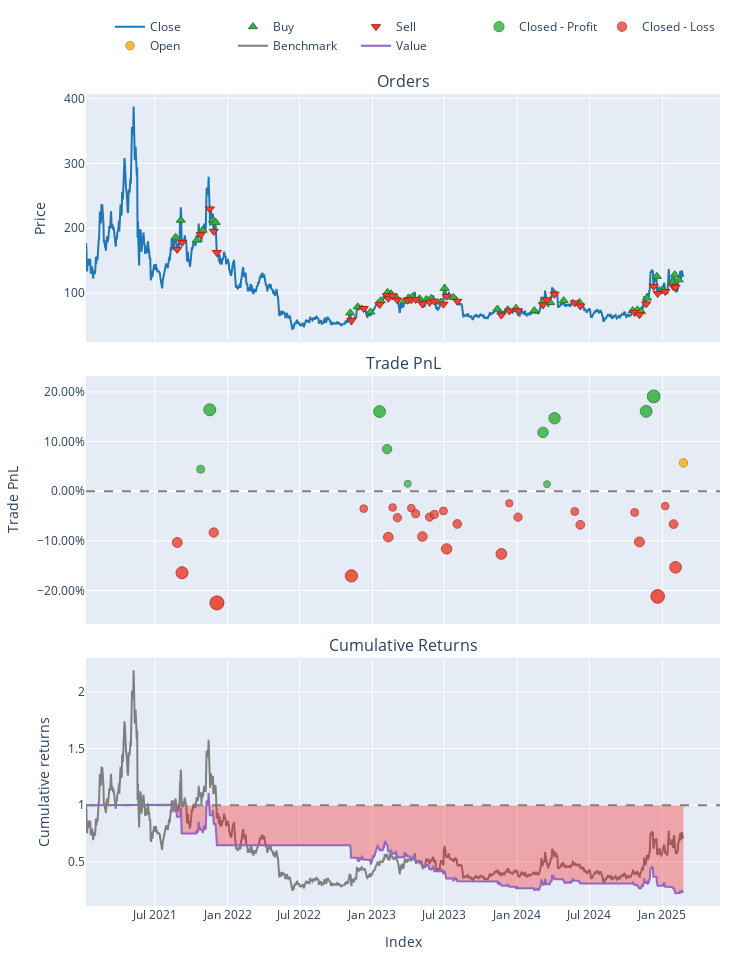

Notebook code cell kept with this figure:
### Code cell
# pf_pairs[name_of_setup_to_investigate[-1]][name_of_setup_to_investigate[1:]].plot().show()
pf_pairs[name_of_setup_to_investigate[-1]][name_of_setup_to_investigate].plot().show()

### Figure 1 — Plotly figure (JSON) as saved in the notebook; plotly's stock layout.template omitted (floating-point values rounded to 4 significant figures; data arrays with more than 128 entries replaced by an {"elided": "..."} marker saying what was removed)
{"data": [{"legendgroup": "0", "line": {"color": "#1f77b4"}, "name": "Close", "showlegend": true, "type": "scatter", "uid": "85dda3a1-dfc4-45f1-aa37-c2b5b4a6316c", "x": {"elided": "1507 str values"}, "xaxis": "x", "y": {"elided": "1507 float values"}, "yaxis": "y"}, {"customdata": [[85, 2.682, 0.4995], [87, 2.108, 0.4479], [89, 2.061, 0.3744], [91, 1.983, 0.3909], [93, 2.139, 0.4549], [95, 1.994, 0.417], [97, 4.657, 0.3233], [99, 3.402, 0.2681], [101, 3.648, 0.2587], [103, 3.407, 0.3001], [105, 3.222, 0.3255], [107, 2.991, 0.2954], [109, 3.04, 0.2857], [111, 3.094, 0.2704], [113, 2.96, 0.2745], [115, 2.808, 0.2651], [117, 2.773, 0.253], [119, 2.549, 0.2299], [121, 2.378, 0.218], [123, 2.413, 0.2078], [125, 1.859, 0.1995], [127, 1.889, 0.1763], [129, 2.184, 0.1647], [131, 1.94, 0.1439], [133, 1.831, 0.1404], [135, 1.823, 0.133], [137, 1.687, 0.1488], [139, 1.766, 0.1509], [141, 1.96, 0.173], [143, 1.939, 0.1659], [145, 2.122, 0.1547], [147, 1.997, 0.1481], [149, 1.857, 0.1329], [151, 1.67, 0.1543], [153, 1.46, 0.1837], [155, 1.373, 0.1448], [157, 1.198, 0.1405], [159, 1.022, 0.1311], [161, 0.9221, 0.1111]], "hovertemplate": "Order Id: %{customdata[0]}<br>Timestamp: %{x}<br>Price: %{y}<br>Size: %{customdata[1]:.6f}<br>Fees: %{customdata[2]:.6f}", "legendgroup": "1", "marker": {"color": "#37B13F", "line": {"color": "rgb(38,123,44)", "width": 1}, "size": 8, "symbol": "triangle-up"}, "mode": "markers", "name": "Buy", "type": "scatter", "uid": "08599f5b-6514-4d49-8910-4723270767dc", "x": ["2021-08-23T00:00:00+00:00", "2021-09-05T00:00:00+00:00", "2021-10-15T00:00:00+00:00", "2021-10-30T00:00:00+00:00", "2021-11-25T00:00:00+00:00", "2021-12-02T00:00:00+00:00", "2022-11-06T00:00:00+00:00", "2022-11-25T00:00:00+00:00", "2022-12-27T00:00:00+00:00", "2023-01-22T00:00:00+00:00", "2023-02-08T00:00:00+00:00", "2023-02-17T00:00:00+00:00", "2023-03-01T00:00:00+00:00", "2023-03-23T00:00:00+00:00", "2023-04-02T00:00:00+00:00", "2023-04-12T00:00:00+00:00", "2023-04-30T00:00:00+00:00", "2023-05-17T00:00:00+00:00", "2023-05-29T00:00:00+00:00", "2023-06-23T00:00:00+00:00", "2023-07-02T00:00:00+00:00", "2023-07-24T00:00:00+00:00", "2023-11-12T00:00:00+00:00", "2023-12-08T00:00:00+00:00", "2023-12-29T00:00:00+00:00", "2024-02-13T00:00:00+00:00", "2024-03-08T00:00:00+00:00", "2024-03-24T00:00:00+00:00", "2024-04-27T00:00:00+00:00", "2024-06-06T00:00:00+00:00", "2024-10-18T00:00:00+00:00", "2024-10-30T00:00:00+00:00", "2024-11-08T00:00:00+00:00", "2024-11-23T00:00:00+00:00", "2024-12-18T00:00:00+00:00", "2025-01-02T00:00:00+00:00", "2025-01-27T00:00:00+00:00", "2025-02-01T00:00:00+00:00", "2025-02-11T00:00:00+00:00"], "xaxis": "x", "y": [186.3, 212.5, 181.6, 197.1, 212.6, 209.1, 69.41, 78.82, 70.93, 88.08, 101.0, 98.78, 93.99, 87.41, 92.72, 94.4, 91.26, 90.19, 91.65, 86.11, 107.3, 93.34, 75.41, 74.16, 76.68, 72.97, 88.18, 85.41, 88.25, 85.6, 72.89, 74.14, 71.6, 92.39, 125.8, 105.4, 117.3, 128.3, 120.4], "yaxis": "y"}, {"customdata": [[86, 2.682, 0.4488], [88, 2.108, 0.3751], [90, 2.061, 0.3916], [92, 1.983, 0.4558], [94, 2.139, 0.4179], [96, 1.994, 0.3239], [98, 4.657, 0.2687], [100, 3.402, 0.2592], [102, 3.648, 0.3007], [104, 3.407, 0.3262], [106, 3.222, 0.296], [108, 2.991, 0.2863], [110, 3.04, 0.271], [112, 3.094, 0.275], [114, 2.96, 0.2656], [116, 2.808, 0.2536], [118, 2.773, 0.2304], [120, 2.549, 0.2184], [122, 2.378, 0.2082], [124, 2.413, 0.1999], [126, 1.859, 0.1767], [128, 1.889, 0.165], [130, 2.184, 0.1442], [132, 1.94, 0.1407], [134, 1.831, 0.1333], [136, 1.823, 0.1491], [138, 1.687, 0.1512], [140, 1.766, 0.1734], [142, 1.96, 0.1663], [144, 1.939, 0.155], [146, 2.122, 0.1484], [148, 1.997, 0.1332], [150, 1.857, 0.1546], [152, 1.67, 0.1841], [154, 1.46, 0.1451], [156, 1.373, 0.1407], [158, 1.198, 0.1314], [160, 1.022, 0.1113]], "hovertemplate": "Order Id: %{customdata[0]}<br>Timestamp: %{x}<br>Price: %{y}<br>Size: %{customdata[1]:.6f}<br>Fees: %{customdata[2]:.6f}", "legendgroup": "2", "marker": {"color": "#EA4335", "line": {"color": "rgb(181,31,18)", "width": 1}, "size": 8, "symbol": "triangle-down"}, "mode": "markers", "name": "Sell", "type": "scatter", "uid": "311a4339-fb86-4bf1-9080-a6d0cb031ee2", "x": ["2021-08-27T00:00:00+00:00", "2021-09-08T00:00:00+00:00", "2021-10-25T00:00:00+00:00", "2021-11-17T00:00:00+00:00", "2021-11-27T00:00:00+00:00", "2021-12-05T00:00:00+00:00", "2022-11-09T00:00:00+00:00", "2022-12-10T00:00:00+00:00", "2023-01-19T00:00:00+00:00", "2023-02-07T00:00:00+00:00", "2023-02-10T00:00:00+00:00", "2023-02-21T00:00:00+00:00", "2023-03-05T00:00:00+00:00", "2023-03-31T00:00:00+00:00", "2023-04-09T00:00:00+00:00", "2023-04-20T00:00:00+00:00", "2023-05-07T00:00:00+00:00", "2023-05-25T00:00:00+00:00", "2023-06-06T00:00:00+00:00", "2023-06-29T00:00:00+00:00", "2023-07-07T00:00:00+00:00", "2023-08-03T00:00:00+00:00", "2023-11-22T00:00:00+00:00", "2023-12-12T00:00:00+00:00", "2024-01-03T00:00:00+00:00", "2024-03-06T00:00:00+00:00", "2024-03-16T00:00:00+00:00", "2024-04-04T00:00:00+00:00", "2024-05-25T00:00:00+00:00", "2024-06-08T00:00:00+00:00", "2024-10-23T00:00:00+00:00", "2024-11-04T00:00:00+00:00", "2024-11-21T00:00:00+00:00", "2024-12-10T00:00:00+00:00", "2024-12-20T00:00:00+00:00", "2025-01-08T00:00:00+00:00", "2025-01-29T00:00:00+00:00", "2025-02-03T00:00:00+00:00"], "xaxis": "x", "y": [167.3, 178.0, 190.0, 229.8, 195.3, 162.4, 57.69, 76.2, 82.45, 95.73, 91.88, 95.72, 89.14, 88.88, 89.72, 90.3, 83.1, 85.66, 87.53, 82.84, 95.05, 87.35, 66.03, 72.49, 72.81, 81.77, 89.6, 98.14, 84.82, 79.96, 69.9, 66.7, 83.27, 110.2, 99.36, 102.5, 109.7, 108.9], "yaxis": "y"}, {"customdata": [[2, 2, 16.53, 0.04416], [3, 3, 64.09, 0.164], [8, 8, 41.48, 0.1603], [9, 9, 25.41, 0.08467], [13, 13, 4.013, 0.01484], [25, 25, 15.75, 0.1184], [26, 26, 2.097, 0.01409], [27, 27, 22.15, 0.1468], [32, 32, 21.38, 0.1608], [33, 33, 29.46, 0.1909]], "hovertemplate": "Exit Trade Id: %{customdata[0]}<br>Position Id: %{customdata[1]}<br>Exit Timestamp: %{x}<br>PnL: %{customdata[2]:.6f}<br>Return: %{customdata[3]:.2%}", "legendgroup": "3", "marker": {"color": "#37B13F", "line": {"color": "rgb(38,123,44)", "width": 1}, "opacity": [0.7714, 0.8565, 0.854, 0.8002, 0.7505, 0.8242, 0.75, 0.8444, 0.8543, 0.8757], "size": [7.997, 11.97, 11.85, 9.341, 7.025, 10.46, 7, 11.4, 11.87, 12.87], "symbol": "circle"}, "mode": "markers", "name": "Closed - Profit", "type": "scatter", "uid": "dc021c04-d62a-4a9f-9834-469d91e9fd04", "x": ["2021-10-25T00:00:00+00:00", "2021-11-17T00:00:00+00:00", "2023-01-19T00:00:00+00:00", "2023-02-07T00:00:00+00:00", "2023-03-31T00:00:00+00:00", "2024-03-06T00:00:00+00:00", "2024-03-16T00:00:00+00:00", "2024-04-04T00:00:00+00:00", "2024-11-21T00:00:00+00:00", "2024-12-10T00:00:00+00:00"], "xaxis": "x2", "y": [0.04416, 0.164, 0.1603, 0.08467, 0.01484, 0.1184, 0.01409, 0.1468, 0.1608, 0.1909], "yaxis": "y2"}, {"customdata": [[0, 0, -51.67, -0.1034], [1, 1, -73.6, -0.1643], [4, 4, -37.89, -0.0833], [5, 5, -93.88, -0.2251], [6, 6, -55.17, -0.1707], [7, 7, -9.437, -0.03519], [10, 10, -30.15, -0.09261], [11, 11, -9.718, -0.0329], [12, 12, -15.28, -0.05349], [14, 14, -9.402, -0.03426], [15, 15, -12.03, -0.04538], [16, 16, -23.13, -0.0914], [17, 17, -12.0, -0.05218], [18, 18, -10.21, -0.04683], [19, 19, -8.283, -0.03987], [20, 20, -23.2, -0.1163], [21, 21, -11.64, -0.06603], [22, 22, -20.8, -0.1263], [23, 23, -3.516, -0.02443], [24, 24, -7.348, -0.05234], [28, 28, -7.07, -0.04086], [29, 29, -11.25, -0.06781], [30, 30, -6.646, -0.04296], [31, 31, -15.14, -0.1023], [34, 34, -38.95, -0.212], [35, 35, -4.364, -0.03014], [36, 36, -9.316, -0.06633], [37, 37, -20.12, -0.1534]], "hovertemplate": "Exit Trade Id: %{customdata[0]}<br>Position Id: %{customdata[1]}<br>Exit Timestamp: %{x}<br>PnL: %{customdata[2]:.6f}<br>Return: %{customdata[3]:.2%}", "legendgroup": "4", "marker": {"color": "#EA4335", "line": {"color": "rgb(181,31,18)", "width": 1}, "opacity": [0.8135, 0.8568, 0.7992, 0.9, 0.8613, 0.765, 0.8058, 0.7634, 0.778, 0.7643, 0.7722, 0.8049, 0.7771, 0.7733, 0.7683, 0.8226, 0.7869, 0.8298, 0.7574, 0.7772, 0.769, 0.7882, 0.7705, 0.8127, 0.8907, 0.7614, 0.7871, 0.849], "size": [9.964, 11.98, 9.296, 14, 12.19, 7.7, 9.604, 7.624, 8.307, 7.669, 8.038, 9.564, 8.264, 8.086, 7.855, 10.39, 8.723, 10.72, 7.343, 8.269, 7.888, 8.782, 7.958, 9.925, 13.56, 7.532, 8.733, 11.62], "symbol": "circle"}, "mode": "markers", "name": "Closed - Loss", "type": "scatter", "uid": "fb56eabe-db08-45ca-81d9-2e723e339f43", "x": ["2021-08-27T00:00:00+00:00", "2021-09-08T00:00:00+00:00", "2021-11-27T00:00:00+00:00", "2021-12-05T00:00:00+00:00", "2022-11-09T00:00:00+00:00", "2022-12-10T00:00:00+00:00", "2023-02-10T00:00:00+00:00", "2023-02-21T00:00:00+00:00", "2023-03-05T00:00:00+00:00", "2023-04-09T00:00:00+00:00", "2023-04-20T00:00:00+00:00", "2023-05-07T00:00:00+00:00", "2023-05-25T00:00:00+00:00", "2023-06-06T00:00:00+00:00", "2023-06-29T00:00:00+00:00", "2023-07-07T00:00:00+00:00", "2023-08-03T00:00:00+00:00", "2023-11-22T00:00:00+00:00", "2023-12-12T00:00:00+00:00", "2024-01-03T00:00:00+00:00", "2024-05-25T00:00:00+00:00", "2024-06-08T00:00:00+00:00", "2024-10-23T00:00:00+00:00", "2024-11-04T00:00:00+00:00", "2024-12-20T00:00:00+00:00", "2025-01-08T00:00:00+00:00", "2025-01-29T00:00:00+00:00", "2025-02-03T00:00:00+00:00"], "xaxis": "x2", "y": [-0.1034, -0.1643, -0.0833, -0.2251, -0.1707, -0.03519, -0.09261, -0.0329, -0.05349, -0.03426, -0.04538, -0.0914, -0.05218, -0.04683, -0.03987, -0.1163, -0.06603, -0.1263, -0.02443, -0.05234, -0.04086, -0.06781, -0.04296, -0.1023, -0.212, -0.03014, -0.06633, -0.1534], "yaxis": "y2"}, {"customdata": [[38, 38, 6.323, 0.05694]], "hovertemplate": "Exit Trade Id: %{customdata[0]}<br>Position Id: %{customdata[1]}<br>Exit Timestamp: %{x}<br>PnL: %{customdata[2]:.6f}<br>Return: %{customdata[3]:.2%}", "legendgroup": "5", "marker": {"color": "#FFAA00", "line": {"color": "rgb(178,118,0)", "width": 1}, "opacity": [0.7805], "size": [8.421], "symbol": "circle"}, "mode": "markers", "name": "Open", "type": "scatter", "uid": "f956641b-17a3-4ec5-88a4-18a7ac83e5ec", "x": ["2025-02-23T00:00:00+00:00"], "xaxis": "x2", "y": [0.05694], "yaxis": "y2"}, {"legendgroup": "6", "line": {"color": "#7f7f7f"}, "name": "Benchmark", "showlegend": true, "type": "scatter", "uid": "5a8e89a0-47c7-4934-94bb-fbbb014eb28f", "x": {"elided": "1507 str values"}, "xaxis": "x3", "y": {"elided": "1507 float values"}, "yaxis": "y3"}, {"hoverinfo": "skip", "legendgroup": "7", "line": {"color": "rgba(0, 0, 0, 0)", "width": 0}, "opacity": 0, "showlegend": false, "type": "scatter", "uid": "b1b17d97-2c3e-4f37-bfe2-aae34bf4d861", "x": {"elided": "1507 str values"}, "xaxis": "x3", "y": {"elided": "1507 int values"}, "yaxis": "y3"}, {"connectgaps": false, "fill": "tonexty", "fillcolor": "rgba(0, 128, 0, 0.3)", "hoverinfo": "skip", "legendgroup": "7", "line": {"color": "rgba(0, 0, 0, 0)", "width": 0}, "opacity": 0, "showlegend": false, "type": "scatter", "uid": "dc7c2e9e-39a9-4f33-8442-2684b41f94c0", "x": {"elided": "1507 str values"}, "xaxis": "x3", "y": {"elided": "1507 float values"}, "yaxis": "y3"}, {"hoverinfo": "skip", "legendgroup": "7", "line": {"color": "rgba(0, 0, 0, 0)", "width": 0}, "opacity": 0, "showlegend": false, "type": "scatter", "uid": "454ca616-0653-4c4b-a64d-8331ced4a559", "x": {"elided": "1507 str values"}, "xaxis": "x3", "y": {"elided": "1507 int values"}, "yaxis": "y3"}, {"connectgaps": false, "fill": "tonexty", "fillcolor": "rgba(255, 0, 0, 0.3)", "hoverinfo": "skip", "legendgroup": "7", "line": {"color": "rgba(0, 0, 0, 0)", "width": 0}, "opacity": 0, "showlegend": false, "type": "scatter", "uid": "177333b1-8a24-46ab-b47a-2ee15fad16d7", "x": {"elided": "1507 str values"}, "xaxis": "x3", "y": {"elided": "1507 float values"}, "yaxis": "y3"}, {"legendgroup": "8", "line": {"color": "#9467bd"}, "name": "Value", "showlegend": true, "type": "scatter", "uid": "d1130bc8-be11-4723-922a-178f747b08f0", "x": {"elided": "1507 str values"}, "xaxis": "x3", "y": {"elided": "1507 float values"}, "yaxis": "y3"}, {"hoverinfo": "skip", "legendgroup": "7", "line": {"color": "rgba(0, 0, 0, 0)", "width": 0}, "opacity": 0, "showlegend": false, "type": "scatter", "uid": "94d9a9df-b4fc-4e9d-99e1-3e4f3fabd3b6", "x": {"elided": "1507 str values"}, "xaxis": "x3", "y": {"elided": "1507 int values"}, "yaxis": "y3"}], "layout": {"annotations": [{"font": {"size": 16}, "showarrow": false, "text": "Orders", "x": 0.5, "xanchor": "center", "xref": "paper", "y": 1, "yanchor": "bottom", "yref": "paper"}, {"font": {"size": 16}, "showarrow": false, "text": "Trade PnL", "x": 0.5, "xanchor": "center", "xref": "paper", "y": 0.6528, "yanchor": "bottom", "yref": "paper"}, {"font": {"size": 16}, "showarrow": false, "text": "Cumulative Returns", "x": 0.5, "xanchor": "center", "xref": "paper", "y": 0.3056, "yanchor": "bottom", "yref": "paper"}], "height": 960, "legend": {"orientation": "h", "traceorder": "normal", "x": 1, "xanchor": "right", "y": 1.042, "yanchor": "bottom"}, "margin": {"b": 30, "l": 30, "r": 30, "t": 30}, "shapes": [{"line": {"color": "gray", "dash": "dash"}, "type": "line", "x0": 0, "x1": 1, "xref": "paper", "y0": 0, "y1": 0, "yref": "y2"}, {"line": {"color": "gray", "dash": "dash"}, "type": "line", "x0": 0, "x1": 1, "xref": "paper", "y0": 1, "y1": 1, "yref": "y3"}], "showlegend": true, "width": 750, "xaxis": {"anchor": "y", "domain": [0, 1], "matches": "x3", "showticklabels": false}, "xaxis2": {"anchor": "y2", "domain": [0, 1], "matches": "x3", "showticklabels": false}, "xaxis3": {"anchor": "y3", "domain": [0, 1], "title": {"text": "Index"}}, "yaxis": {"anchor": "x", "domain": [0.6944, 1], "title": {"text": "Price"}}, "yaxis2": {"anchor": "x2", "domain": [0.3472, 0.6528], "tickformat": ".2%", "title": {"text": "Trade PnL"}}, "yaxis3": {"anchor": "x3", "domain": [0, 0.3056], "title": {"text": "Cumulative returns"}}}}
